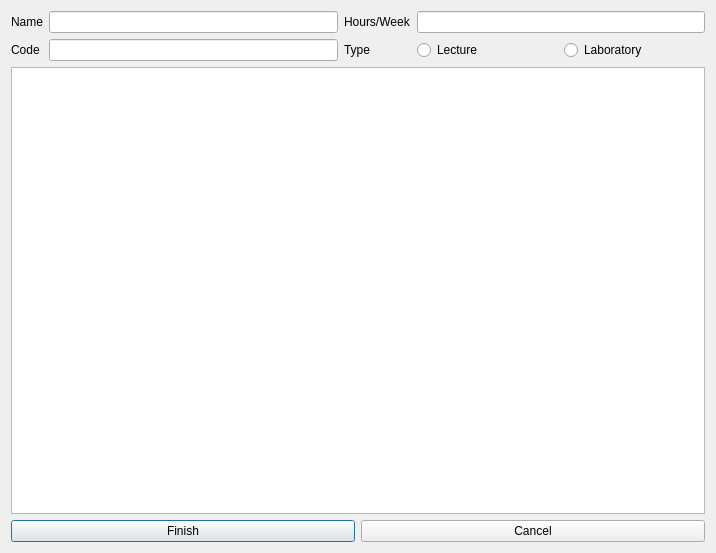
<?xml version="1.0" encoding="UTF-8"?>
<ui version="4.0">
 <class>Dialog</class>
 <widget class="QDialog" name="Dialog">
  <property name="geometry">
   <rect>
    <x>0</x>
    <y>0</y>
    <width>716</width>
    <height>553</height>
   </rect>
  </property>
  <property name="minimumSize">
   <size>
    <width>716</width>
    <height>553</height>
   </size>
  </property>
  <property name="maximumSize">
   <size>
    <width>716</width>
    <height>553</height>
   </size>
  </property>
  <property name="windowTitle">
   <string>Subject</string>
  </property>
  <layout class="QVBoxLayout" name="verticalLayout">
   <item>
    <layout class="QGridLayout" name="gridLayout">
     <property name="sizeConstraint">
      <enum>QLayout::SetMinimumSize</enum>
     </property>
     <item row="1" column="3">
      <widget class="QLabel" name="lblDesc">
       <property name="text">
        <string>Type</string>
       </property>
      </widget>
     </item>
     <item row="1" column="0">
      <widget class="QLabel" name="lblCode">
       <property name="text">
        <string>Code</string>
       </property>
      </widget>
     </item>
     <item row="1" column="1">
      <widget class="QLineEdit" name="lineEditCode"/>
     </item>
     <item row="0" column="1">
      <widget class="QLineEdit" name="lineEditName"/>
     </item>
     <item row="0" column="3">
      <widget class="QLabel" name="lblHours">
       <property name="text">
        <string>Hours/Week</string>
       </property>
      </widget>
     </item>
     <item row="0" column="4">
      <widget class="QLineEdit" name="lineEditHours"/>
     </item>
     <item row="0" column="0">
      <widget class="QLabel" name="lblName">
       <property name="text">
        <string>Name</string>
       </property>
      </widget>
     </item>
     <item row="1" column="4">
      <layout class="QHBoxLayout" name="horizontalLayout_4">
       <item>
        <widget class="QRadioButton" name="radioLec">
         <property name="text">
          <string>Lecture</string>
         </property>
        </widget>
       </item>
       <item>
        <widget class="QRadioButton" name="radioLab">
         <property name="text">
          <string>Laboratory</string>
         </property>
        </widget>
       </item>
      </layout>
     </item>
    </layout>
   </item>
   <item>
    <widget class="QTreeView" name="treeSchedule"/>
   </item>
   <item>
    <layout class="QHBoxLayout" name="horizontalLayout">
     <item>
      <widget class="QPushButton" name="btnFinish">
       <property name="text">
        <string>Finish</string>
       </property>
      </widget>
     </item>
     <item>
      <widget class="QPushButton" name="btnCancel">
       <property name="text">
        <string>Cancel</string>
       </property>
      </widget>
     </item>
    </layout>
   </item>
  </layout>
 </widget>
 <resources/>
 <connections/>
</ui>
